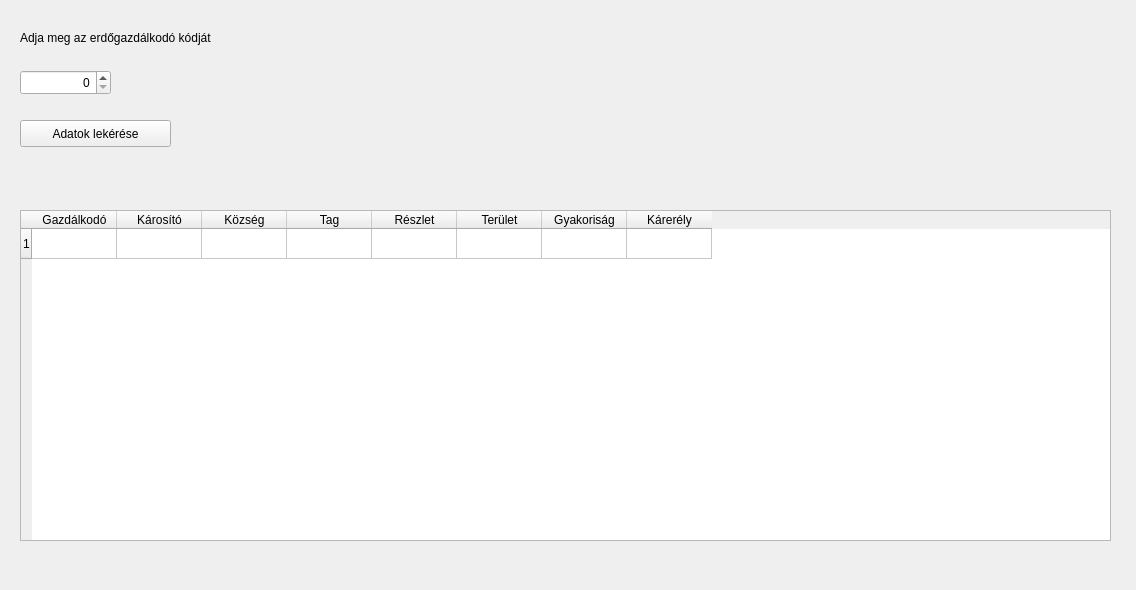
<?xml version="1.0" encoding="UTF-8"?>
<ui version="4.0">
 <class>Widget</class>
 <widget class="QWidget" name="Widget">
  <property name="geometry">
   <rect>
    <x>0</x>
    <y>0</y>
    <width>1136</width>
    <height>590</height>
   </rect>
  </property>
  <property name="windowTitle">
   <string>Összevont lekérdezés</string>
  </property>
  <widget class="QStackedWidget" name="centralstackedWidget">
   <property name="geometry">
    <rect>
     <x>0</x>
     <y>0</y>
     <width>1131</width>
     <height>571</height>
    </rect>
   </property>
   <widget class="QWidget" name="centralstackedWidgetPage1" native="true">
    <widget class="QPushButton" name="pushButton">
     <property name="geometry">
      <rect>
       <x>20</x>
       <y>120</y>
       <width>151</width>
       <height>27</height>
      </rect>
     </property>
     <property name="text">
      <string>Adatok lekérése</string>
     </property>
    </widget>
    <widget class="QSpinBox" name="spinBox">
     <property name="geometry">
      <rect>
       <x>20</x>
       <y>70</y>
       <width>91</width>
       <height>25</height>
      </rect>
     </property>
     <property name="layoutDirection">
      <enum>Qt::LeftToRight</enum>
     </property>
     <property name="alignment">
      <set>Qt::AlignRight|Qt::AlignTrailing|Qt::AlignVCenter</set>
     </property>
    </widget>
    <widget class="QLabel" name="label">
     <property name="geometry">
      <rect>
       <x>20</x>
       <y>30</y>
       <width>251</width>
       <height>16</height>
      </rect>
     </property>
     <property name="text">
      <string>Adja meg az erdőgazdálkodó kódját</string>
     </property>
    </widget>
    <widget class="QTableWidget" name="tableWidget">
     <property name="geometry">
      <rect>
       <x>20</x>
       <y>210</y>
       <width>1091</width>
       <height>331</height>
      </rect>
     </property>
     <property name="rowCount">
      <number>1</number>
     </property>
     <property name="columnCount">
      <number>8</number>
     </property>
     <attribute name="horizontalHeaderCascadingSectionResizes">
      <bool>true</bool>
     </attribute>
     <attribute name="horizontalHeaderDefaultSectionSize">
      <number>85</number>
     </attribute>
     <attribute name="horizontalHeaderShowSortIndicator" stdset="0">
      <bool>true</bool>
     </attribute>
     <attribute name="horizontalHeaderStretchLastSection">
      <bool>false</bool>
     </attribute>
     <row>
      <property name="text">
       <string>1</string>
      </property>
     </row>
     <column>
      <property name="text">
       <string>Gazdálkodó</string>
      </property>
      <property name="background">
       <color>
        <red>255</red>
        <green>255</green>
        <blue>255</blue>
       </color>
      </property>
     </column>
     <column>
      <property name="text">
       <string>Károsító</string>
      </property>
     </column>
     <column>
      <property name="text">
       <string>Község</string>
      </property>
     </column>
     <column>
      <property name="text">
       <string>Tag</string>
      </property>
     </column>
     <column>
      <property name="text">
       <string>Részlet</string>
      </property>
     </column>
     <column>
      <property name="text">
       <string>Terület</string>
      </property>
     </column>
     <column>
      <property name="text">
       <string>Gyakoriság</string>
      </property>
     </column>
     <column>
      <property name="text">
       <string>Kárerély</string>
      </property>
     </column>
     <item row="0" column="0">
      <property name="text">
       <string/>
      </property>
      <property name="flags">
       <set>ItemIsSelectable|ItemIsEditable|ItemIsDragEnabled|ItemIsUserCheckable|ItemIsEnabled</set>
      </property>
     </item>
    </widget>
   </widget>
  </widget>
 </widget>
 <resources/>
 <connections/>
</ui>
